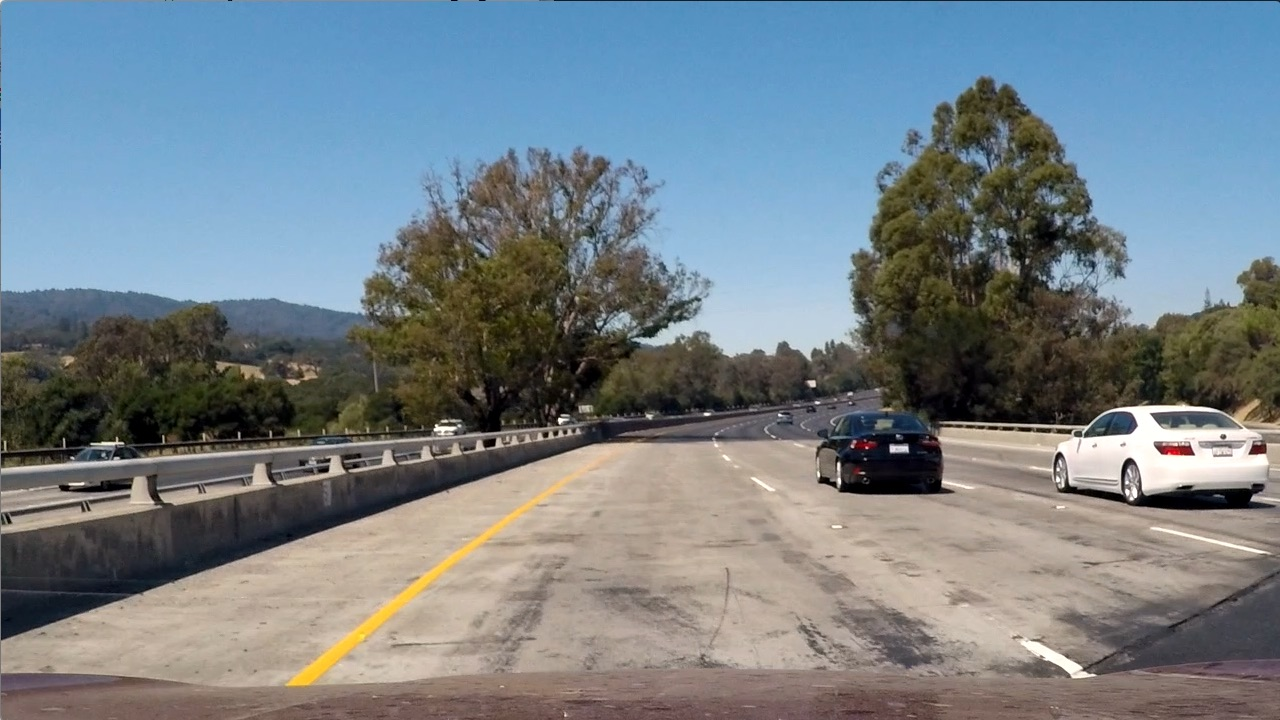
#> input picture test_images/test1.jpg, 1280 x 720 px, given in place of image_582.jpg, which was not available
$ python PerspectiveTransform_2.py
#> lines starting #> are read from the running program, lines starting #| are printed output that depends on the picture; pictures that were not available may be replaced by others from this repository, and a replacement may not be noted
### camera_calibration_1.py
import numpy as np
import cv2
import matplotlib.pyplot as plt
import matplotlib.image as mpimg
import sys
import os
from defined_globals import *
#%matplotlib inline

# [13 lines left out: functions processImg, displayImg, not called in this run]

def readImg(imgPath):
#> called with imgPath = 'images/image_582.jpg'
    img = mpimg.imread(imgPath)
#> img is the input picture: shape (720, 1280, 3); mean R, G, B 117.5, 128.7, 135.5
    return img

# [62 lines left out: functions readFolderImgs, getAllPoints, getUndistortedImg, not called in this run]

# [19 lines that do not run on import are left out]

### PerspectiveTransform_2.py
from defined_globals import *
from camera_calibration_1 import *
from matplotlib.lines import Line2D


def computerM_Minv():
    global M, Minv
    # it is the sample image
    imgPath = "test_images/straight_lines1.jpg"
    img = readImg(imgPath)
    src = np.float32(
            [srcWrapPnt1,
            srcWrapPnt2,
            srcWrapPnt3,
            srcWrapPnt4
            ])
    dest = np.float32(
            [destWrapPnt1,
            destWrapPnt2,
            destWrapPnt3,
            destWrapPnt4
            ])


    M = cv2.getPerspectiveTransform(src, dest)

    Minv = cv2.getPerspectiveTransform(dest, src)

def get_minv():
    if (Minv is None):
        computerM_Minv()
    return Minv

def warp(img):
    global M
    img_size = (img.shape[1], img.shape[0])
#> img_size = (1280, 720)
    if (M is None):
        computerM_Minv()
#> call 2 of readImg, with imgPath = 'test_images/straight_lines1.jpg'
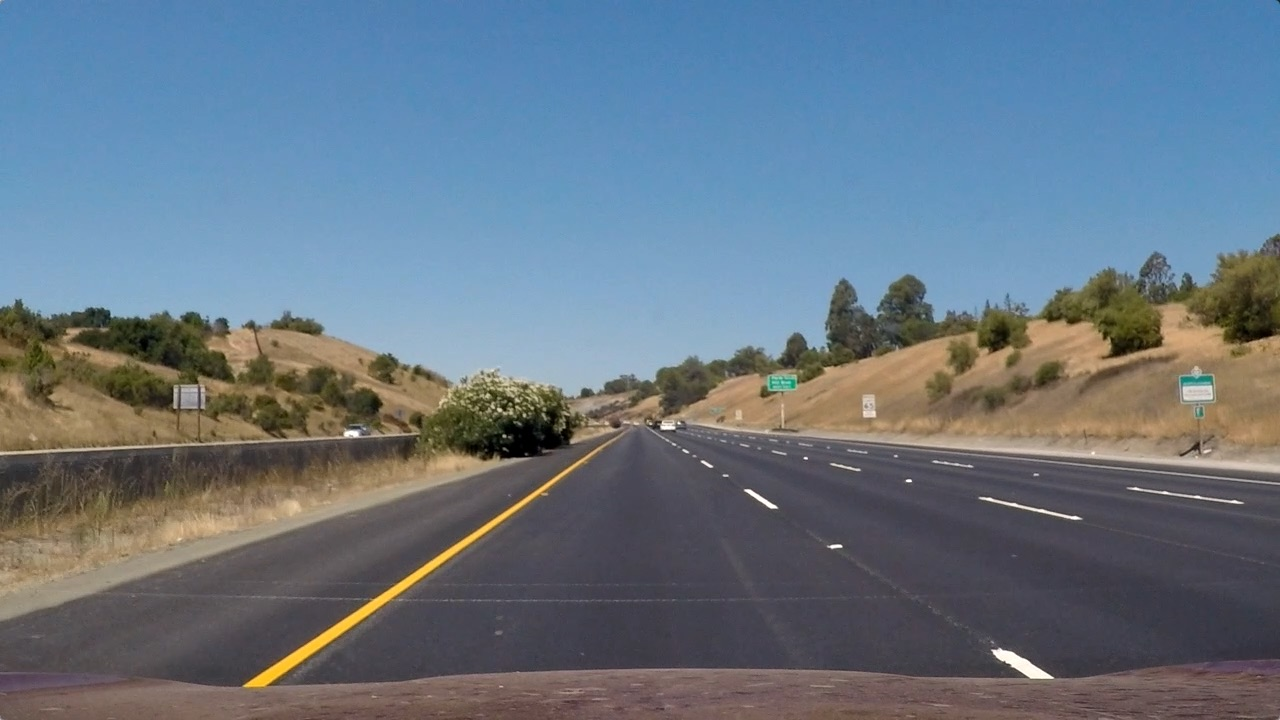
#> input picture test_images/straight_lines1.jpg, 1280 x 720 px
#> in readImg, img is the input picture: shape (720, 1280, 3); mean R, G, B 103.2, 117.7, 131.2

    warped = cv2.warpPerspective(img, M, img_size, flags=cv2.INTER_LINEAR)
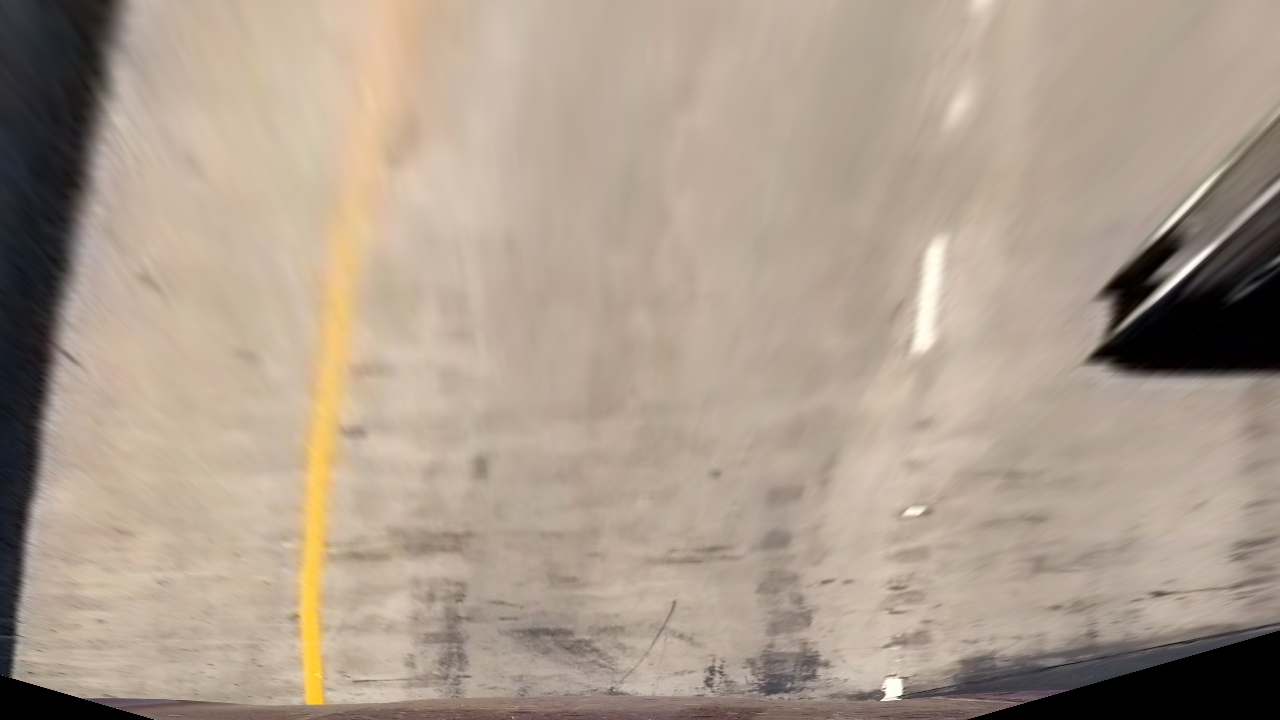
#> warped: shape (720, 1280, 3); mean R, G, B 172.3, 156.4, 141.1

    return warped

if __name__ == "__main__":

    # [8 lines of commented-out code are left out]
    imgPath = "images/image_582.jpg"
    originalImg = readImg(imgPath)
    #displayImg(originalImg);
    #gray = processImg(originalImg)
    #undistortedImg = getUndistortedImg(originalImg)

    display = False;
    if (display):
        plt.imshow(originalImg)
        plt.plot(579,  457, ".")
        plt.plot(702,  457, ".")
        plt.plot(1121, 719, ".")
        plt.plot(188,  719, ".")
        plt.show()

    warped = warp(originalImg)

    xs = [300, 300, 900, 900]
    ys = [0, 719, 719, 0]
    line = Line2D(xs, ys)
    fig = plt.figure()
    ax = fig.add_subplot(111)
    ax.add_line(line)
    #line1 = plt.plot(300, 0, 300, 719, ls="-", label='line 1', color="r", linewidth=2)
    #line2 = plt.plot(900, 0, 900, 719, ls="-", label='line 2', color="r", linewidth=2)
    #plt.setp(line1)
    plt.imshow(warped)
    plt.show()
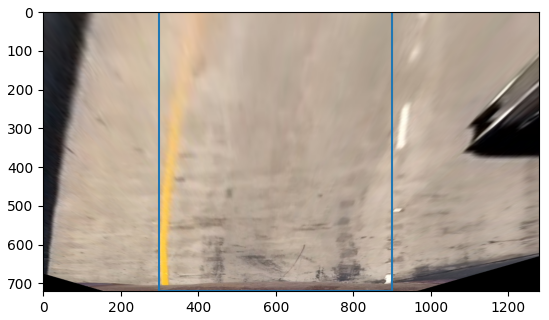
#> figure drawn by matplotlib, 1 panel
